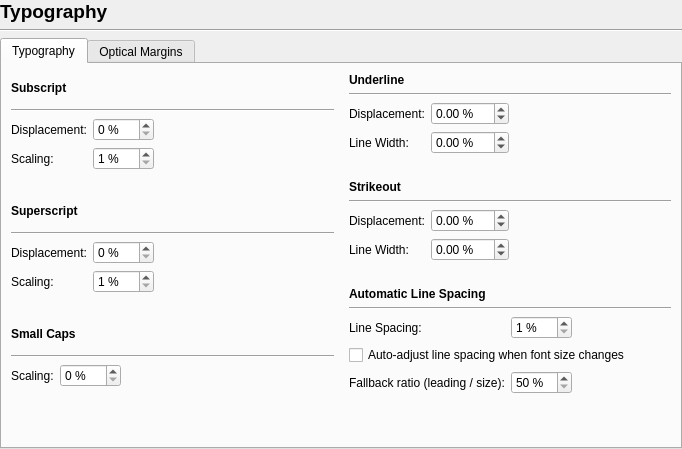
<?xml version="1.0" encoding="UTF-8"?>
<ui version="4.0">
 <class>Prefs_Typography</class>
 <widget class="QWidget" name="Prefs_Typography">
  <property name="geometry">
   <rect>
    <x>0</x>
    <y>0</y>
    <width>682</width>
    <height>449</height>
   </rect>
  </property>
  <layout class="QVBoxLayout" name="verticalLayout_2">
   <property name="leftMargin">
    <number>0</number>
   </property>
   <property name="topMargin">
    <number>0</number>
   </property>
   <property name="rightMargin">
    <number>0</number>
   </property>
   <property name="bottomMargin">
    <number>0</number>
   </property>
   <item>
    <widget class="QLabel" name="label">
     <property name="font">
      <font>
       <pointsize>14</pointsize>
       <bold>true</bold>
      </font>
     </property>
     <property name="text">
      <string>Typography</string>
     </property>
    </widget>
   </item>
   <item>
    <widget class="Line" name="line">
     <property name="orientation">
      <enum>Qt::Orientation::Horizontal</enum>
     </property>
    </widget>
   </item>
   <item>
    <widget class="QTabWidget" name="tabWidget">
     <property name="currentIndex">
      <number>0</number>
     </property>
     <widget class="QWidget" name="tabTypography">
      <attribute name="title">
       <string>Typography</string>
      </attribute>
      <layout class="QVBoxLayout" name="verticalLayout">
       <item>
        <layout class="QHBoxLayout" name="horizontalLayout_4">
         <item>
          <layout class="QVBoxLayout" name="verticalLayout_5">
           <item>
            <widget class="QLabel" name="label_2">
             <property name="font">
              <font>
               <bold>true</bold>
              </font>
             </property>
             <property name="text">
              <string>Subscript</string>
             </property>
            </widget>
           </item>
           <item>
            <widget class="Line" name="line_3">
             <property name="orientation">
              <enum>Qt::Orientation::Horizontal</enum>
             </property>
            </widget>
           </item>
           <item>
            <layout class="QFormLayout" name="formLayout_3">
             <property name="fieldGrowthPolicy">
              <enum>QFormLayout::FieldGrowthPolicy::FieldsStayAtSizeHint</enum>
             </property>
             <property name="formAlignment">
              <set>Qt::AlignmentFlag::AlignLeading|Qt::AlignmentFlag::AlignLeft|Qt::AlignmentFlag::AlignTop</set>
             </property>
             <item row="0" column="0">
              <widget class="QLabel" name="label_5">
               <property name="text">
                <string>Displacement:</string>
               </property>
              </widget>
             </item>
             <item row="0" column="1">
              <widget class="QSpinBox" name="subscriptDisplacementSpinBox">
               <property name="suffix">
                <string> %</string>
               </property>
               <property name="maximum">
                <number>100</number>
               </property>
              </widget>
             </item>
             <item row="1" column="1">
              <widget class="QSpinBox" name="subscriptScalingSpinBox">
               <property name="suffix">
                <string> %</string>
               </property>
               <property name="minimum">
                <number>1</number>
               </property>
               <property name="maximum">
                <number>100</number>
               </property>
              </widget>
             </item>
             <item row="1" column="0">
              <widget class="QLabel" name="label_6">
               <property name="text">
                <string>Scaling:</string>
               </property>
              </widget>
             </item>
            </layout>
           </item>
           <item>
            <spacer name="verticalSpacer">
             <property name="orientation">
              <enum>Qt::Orientation::Vertical</enum>
             </property>
             <property name="sizeType">
              <enum>QSizePolicy::Policy::Fixed</enum>
             </property>
             <property name="sizeHint" stdset="0">
              <size>
               <width>20</width>
               <height>20</height>
              </size>
             </property>
            </spacer>
           </item>
           <item>
            <widget class="QLabel" name="label_3">
             <property name="font">
              <font>
               <bold>true</bold>
              </font>
             </property>
             <property name="text">
              <string>Superscript</string>
             </property>
            </widget>
           </item>
           <item>
            <widget class="Line" name="line_2">
             <property name="orientation">
              <enum>Qt::Orientation::Horizontal</enum>
             </property>
            </widget>
           </item>
           <item>
            <layout class="QFormLayout" name="formLayout_2">
             <property name="fieldGrowthPolicy">
              <enum>QFormLayout::FieldGrowthPolicy::FieldsStayAtSizeHint</enum>
             </property>
             <property name="formAlignment">
              <set>Qt::AlignmentFlag::AlignLeading|Qt::AlignmentFlag::AlignLeft|Qt::AlignmentFlag::AlignTop</set>
             </property>
             <item row="0" column="0">
              <widget class="QLabel" name="label_7">
               <property name="text">
                <string>Displacement:</string>
               </property>
              </widget>
             </item>
             <item row="0" column="1">
              <widget class="QSpinBox" name="superscriptDisplacementSpinBox">
               <property name="suffix">
                <string> %</string>
               </property>
               <property name="maximum">
                <number>100</number>
               </property>
              </widget>
             </item>
             <item row="1" column="0">
              <widget class="QLabel" name="label_8">
               <property name="text">
                <string>Scaling:</string>
               </property>
              </widget>
             </item>
             <item row="1" column="1">
              <widget class="QSpinBox" name="superscriptScalingSpinBox">
               <property name="suffix">
                <string> %</string>
               </property>
               <property name="minimum">
                <number>1</number>
               </property>
               <property name="maximum">
                <number>100</number>
               </property>
              </widget>
             </item>
            </layout>
           </item>
           <item>
            <spacer name="verticalSpacer_2">
             <property name="orientation">
              <enum>Qt::Orientation::Vertical</enum>
             </property>
             <property name="sizeType">
              <enum>QSizePolicy::Policy::Fixed</enum>
             </property>
             <property name="sizeHint" stdset="0">
              <size>
               <width>20</width>
               <height>20</height>
              </size>
             </property>
            </spacer>
           </item>
           <item>
            <widget class="QLabel" name="label_14">
             <property name="font">
              <font>
               <bold>true</bold>
              </font>
             </property>
             <property name="text">
              <string>Small Caps</string>
             </property>
            </widget>
           </item>
           <item>
            <widget class="Line" name="line_5">
             <property name="orientation">
              <enum>Qt::Orientation::Horizontal</enum>
             </property>
            </widget>
           </item>
           <item>
            <layout class="QFormLayout" name="formLayout_5">
             <property name="fieldGrowthPolicy">
              <enum>QFormLayout::FieldGrowthPolicy::FieldsStayAtSizeHint</enum>
             </property>
             <property name="formAlignment">
              <set>Qt::AlignmentFlag::AlignLeading|Qt::AlignmentFlag::AlignLeft|Qt::AlignmentFlag::AlignTop</set>
             </property>
             <item row="0" column="0">
              <widget class="QLabel" name="label_15">
               <property name="text">
                <string>Scaling:</string>
               </property>
              </widget>
             </item>
             <item row="0" column="1">
              <widget class="QSpinBox" name="smallcapsScalingSpinBox">
               <property name="suffix">
                <string> %</string>
               </property>
               <property name="maximum">
                <number>100</number>
               </property>
              </widget>
             </item>
            </layout>
           </item>
          </layout>
         </item>
         <item>
          <spacer name="horizontalSpacer">
           <property name="orientation">
            <enum>Qt::Orientation::Horizontal</enum>
           </property>
           <property name="sizeType">
            <enum>QSizePolicy::Policy::Fixed</enum>
           </property>
           <property name="sizeHint" stdset="0">
            <size>
             <width>9</width>
             <height>20</height>
            </size>
           </property>
          </spacer>
         </item>
         <item>
          <layout class="QVBoxLayout" name="verticalLayout_3">
           <item>
            <widget class="QLabel" name="label_4">
             <property name="font">
              <font>
               <bold>true</bold>
              </font>
             </property>
             <property name="text">
              <string>Underline</string>
             </property>
            </widget>
           </item>
           <item>
            <widget class="Line" name="line_1">
             <property name="orientation">
              <enum>Qt::Orientation::Horizontal</enum>
             </property>
            </widget>
           </item>
           <item>
            <layout class="QFormLayout" name="formLayout_1">
             <property name="fieldGrowthPolicy">
              <enum>QFormLayout::FieldGrowthPolicy::FieldsStayAtSizeHint</enum>
             </property>
             <property name="formAlignment">
              <set>Qt::AlignmentFlag::AlignLeading|Qt::AlignmentFlag::AlignLeft|Qt::AlignmentFlag::AlignTop</set>
             </property>
             <item row="0" column="0">
              <widget class="QLabel" name="label_9">
               <property name="text">
                <string>Displacement:</string>
               </property>
              </widget>
             </item>
             <item row="1" column="0">
              <widget class="QLabel" name="label_10">
               <property name="text">
                <string>Line Width:</string>
               </property>
              </widget>
             </item>
             <item row="1" column="1">
              <widget class="QDoubleSpinBox" name="underlineLineWidthSpinBox">
               <property name="wrapping">
                <bool>true</bool>
               </property>
               <property name="specialValueText">
                <string>Auto</string>
               </property>
               <property name="suffix">
                <string> %</string>
               </property>
               <property name="minimum">
                <double>-0.100000000000000</double>
               </property>
               <property name="maximum">
                <double>100.000000000000000</double>
               </property>
              </widget>
             </item>
             <item row="0" column="1">
              <widget class="QDoubleSpinBox" name="underlineDisplacementSpinBox">
               <property name="wrapping">
                <bool>true</bool>
               </property>
               <property name="specialValueText">
                <string>Auto</string>
               </property>
               <property name="suffix">
                <string> %</string>
               </property>
               <property name="minimum">
                <double>-0.100000000000000</double>
               </property>
               <property name="maximum">
                <double>100.000000000000000</double>
               </property>
              </widget>
             </item>
            </layout>
           </item>
           <item>
            <spacer name="verticalSpacer_4">
             <property name="orientation">
              <enum>Qt::Orientation::Vertical</enum>
             </property>
             <property name="sizeType">
              <enum>QSizePolicy::Policy::Fixed</enum>
             </property>
             <property name="sizeHint" stdset="0">
              <size>
               <width>20</width>
               <height>20</height>
              </size>
             </property>
            </spacer>
           </item>
           <item>
            <widget class="QLabel" name="label_11">
             <property name="font">
              <font>
               <bold>true</bold>
              </font>
             </property>
             <property name="text">
              <string>Strikeout</string>
             </property>
            </widget>
           </item>
           <item>
            <widget class="Line" name="line_4">
             <property name="orientation">
              <enum>Qt::Orientation::Horizontal</enum>
             </property>
            </widget>
           </item>
           <item>
            <layout class="QFormLayout" name="formLayout_4">
             <property name="fieldGrowthPolicy">
              <enum>QFormLayout::FieldGrowthPolicy::FieldsStayAtSizeHint</enum>
             </property>
             <property name="formAlignment">
              <set>Qt::AlignmentFlag::AlignLeading|Qt::AlignmentFlag::AlignLeft|Qt::AlignmentFlag::AlignTop</set>
             </property>
             <item row="0" column="0">
              <widget class="QLabel" name="label_12">
               <property name="text">
                <string>Displacement:</string>
               </property>
              </widget>
             </item>
             <item row="0" column="1">
              <widget class="QDoubleSpinBox" name="strikeoutDisplacementSpinBox">
               <property name="wrapping">
                <bool>true</bool>
               </property>
               <property name="specialValueText">
                <string>Auto</string>
               </property>
               <property name="suffix">
                <string> %</string>
               </property>
               <property name="minimum">
                <double>-0.100000000000000</double>
               </property>
               <property name="maximum">
                <double>100.000000000000000</double>
               </property>
              </widget>
             </item>
             <item row="1" column="0">
              <widget class="QLabel" name="label_13">
               <property name="text">
                <string>Line Width:</string>
               </property>
              </widget>
             </item>
             <item row="1" column="1">
              <widget class="QDoubleSpinBox" name="strikeoutLineWidthSpinBox">
               <property name="wrapping">
                <bool>true</bool>
               </property>
               <property name="specialValueText">
                <string>Auto</string>
               </property>
               <property name="suffix">
                <string> %</string>
               </property>
               <property name="minimum">
                <double>-0.100000000000000</double>
               </property>
               <property name="maximum">
                <double>100.000000000000000</double>
               </property>
              </widget>
             </item>
            </layout>
           </item>
           <item>
            <spacer name="verticalSpacer_6">
             <property name="orientation">
              <enum>Qt::Orientation::Vertical</enum>
             </property>
             <property name="sizeType">
              <enum>QSizePolicy::Policy::Fixed</enum>
             </property>
             <property name="sizeHint" stdset="0">
              <size>
               <width>20</width>
               <height>20</height>
              </size>
             </property>
            </spacer>
           </item>
           <item>
            <widget class="QLabel" name="label_17">
             <property name="font">
              <font>
               <bold>true</bold>
              </font>
             </property>
             <property name="text">
              <string>Automatic Line Spacing</string>
             </property>
            </widget>
           </item>
           <item>
            <widget class="Line" name="line_6">
             <property name="orientation">
              <enum>Qt::Orientation::Horizontal</enum>
             </property>
            </widget>
           </item>
           <item>
            <layout class="QFormLayout" name="formLayout_6">
             <property name="fieldGrowthPolicy">
              <enum>QFormLayout::FieldGrowthPolicy::FieldsStayAtSizeHint</enum>
             </property>
             <property name="formAlignment">
              <set>Qt::AlignmentFlag::AlignLeading|Qt::AlignmentFlag::AlignLeft|Qt::AlignmentFlag::AlignTop</set>
             </property>
             <item row="0" column="0">
              <widget class="QLabel" name="label_19">
               <property name="text">
                <string>Line Spacing:</string>
               </property>
              </widget>
             </item>
             <item row="0" column="1">
              <widget class="QSpinBox" name="automaticLineSpacingSpinBox">
               <property name="suffix">
                <string> %</string>
               </property>
               <property name="minimum">
                <number>1</number>
               </property>
               <property name="maximum">
                <number>500</number>
               </property>
              </widget>
             </item>
             <item row="1" column="0" colspan="2">
              <widget class="QCheckBox" name="autoAdjustLeadingCheckBox">
               <property name="text">
                <string>Auto-adjust line spacing when font size changes</string>
               </property>
              </widget>
             </item>
             <item row="2" column="0">
              <widget class="QLabel" name="autoLeadingRatioLabel">
               <property name="text">
                <string>Fallback ratio (leading / size):</string>
               </property>
              </widget>
             </item>
             <item row="2" column="1">
              <widget class="QSpinBox" name="autoLeadingRatioSpinBox">
               <property name="suffix">
                <string> %</string>
               </property>
               <property name="minimum">
                <number>50</number>
               </property>
               <property name="maximum">
                <number>200</number>
               </property>
              </widget>
             </item>
            </layout>
           </item>
          </layout>
         </item>
        </layout>
       </item>
       <item>
        <spacer name="verticalSpacer_3">
         <property name="orientation">
          <enum>Qt::Orientation::Vertical</enum>
         </property>
         <property name="sizeHint" stdset="0">
          <size>
           <width>20</width>
           <height>34</height>
          </size>
         </property>
        </spacer>
       </item>
      </layout>
     </widget>
     <widget class="QWidget" name="tabOpticalMargins">
      <attribute name="title">
       <string>Optical Margins</string>
      </attribute>
      <layout class="QGridLayout" name="gridLayout">
       <property name="leftMargin">
        <number>8</number>
       </property>
       <property name="topMargin">
        <number>8</number>
       </property>
       <property name="rightMargin">
        <number>8</number>
       </property>
       <property name="bottomMargin">
        <number>8</number>
       </property>
       <property name="spacing">
        <number>4</number>
       </property>
       <item row="0" column="0">
        <widget class="OpticalMarginEditor" name="opticalMarginsEditor" native="true"/>
       </item>
      </layout>
     </widget>
    </widget>
   </item>
  </layout>
 </widget>
 <customwidgets>
  <customwidget>
   <class>OpticalMarginEditor</class>
   <extends>QWidget</extends>
   <header>ui/opticalmargineditor.h</header>
   <container>1</container>
  </customwidget>
 </customwidgets>
 <tabstops>
  <tabstop>subscriptDisplacementSpinBox</tabstop>
  <tabstop>subscriptScalingSpinBox</tabstop>
  <tabstop>superscriptDisplacementSpinBox</tabstop>
  <tabstop>superscriptScalingSpinBox</tabstop>
  <tabstop>smallcapsScalingSpinBox</tabstop>
  <tabstop>underlineDisplacementSpinBox</tabstop>
  <tabstop>underlineLineWidthSpinBox</tabstop>
  <tabstop>strikeoutDisplacementSpinBox</tabstop>
  <tabstop>strikeoutLineWidthSpinBox</tabstop>
  <tabstop>automaticLineSpacingSpinBox</tabstop>
  <tabstop>autoAdjustLeadingCheckBox</tabstop>
  <tabstop>autoLeadingRatioSpinBox</tabstop>
 </tabstops>
 <resources/>
 <connections/>
</ui>
